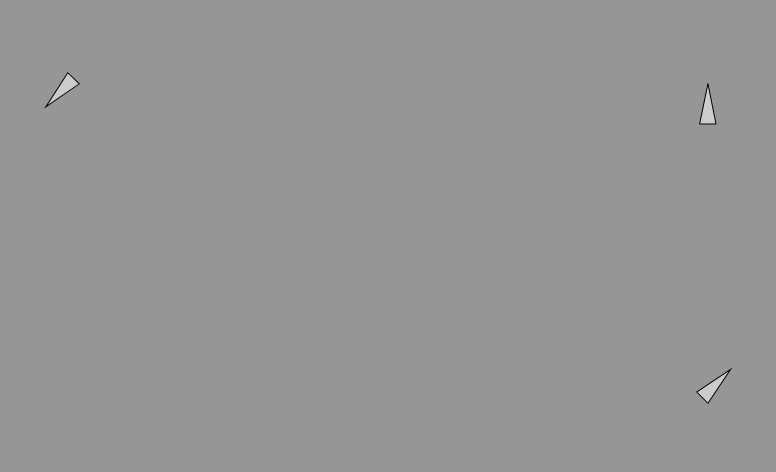
Frame 1 (no input)
Frame 60 (no input): identical to frame 1, image omitted
Frame 120 (the mouse pressed at the canvas centre since frame 60): identical to frame 1, image omitted

The p5.js sketch that drew this single still picture (run headless with seeded random() and noise() and a simulated clock; from frame 60 on, the mouse is pressed at the canvas centre):

// p5.js sketch
// ── sketch.js

let size = 4

let W = 194 * size
let H = 118 * size
let rW = 8 * size
let rH =  4 * size

function setup() {
  createCanvas( W , H );
  angleMode(DEGREES)
}

function X(x){
    return x * size + W / 2 - 5
}

function Y(y){
    return -1*y * size + H / 2  - 5
}

function robot(x, y, angle){
  push()
  translate(x*size, -1 * y * size )
  rotate(-1 * angle)
  // translate(X(x), Y(y))
  triangle(-rW / 4, -rH / 2, -rW / 4, +rH / 2, rW, 0);
  // triangle(x, y, x, y+5, x+10, y+2.5);
  pop()
  // triangle(nx, ny, nx, ny+5, nx+10, ny+2.5);
}

function draw() {
  background(150);
  fill(204);
  translate(W/2, H/2);
  robot(80, 30, 90)
  robot(80, -39, 45)
  robot(-80, 38, 226)
}
